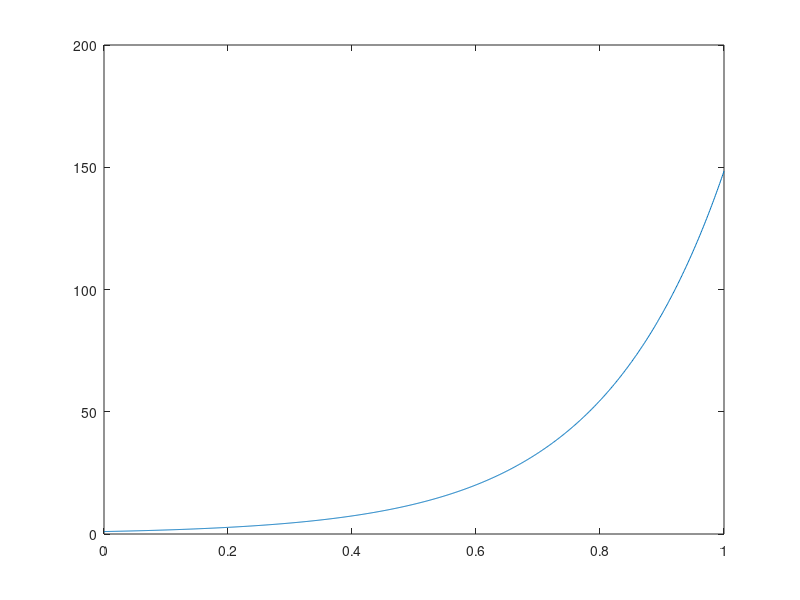
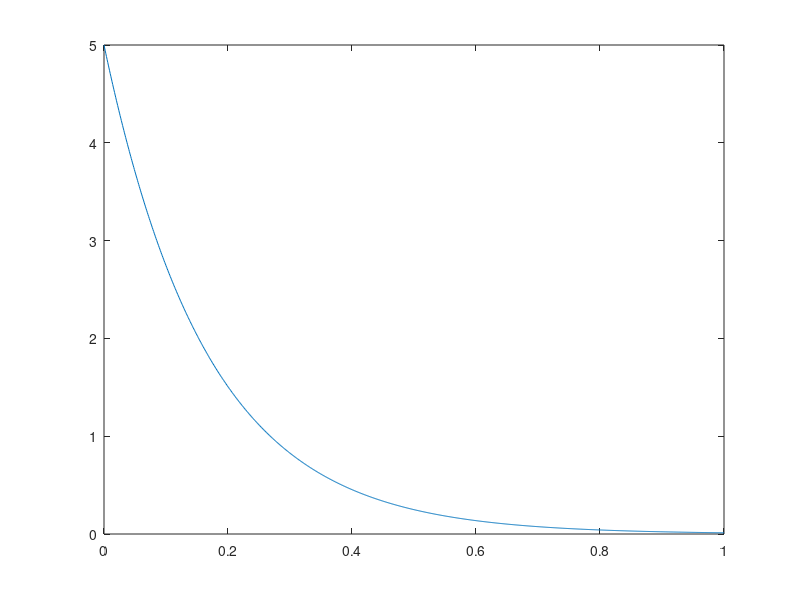
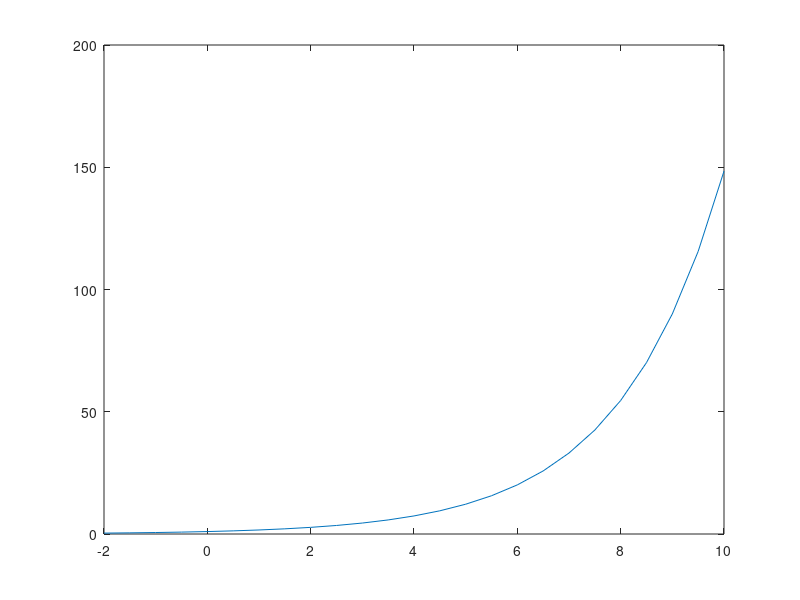
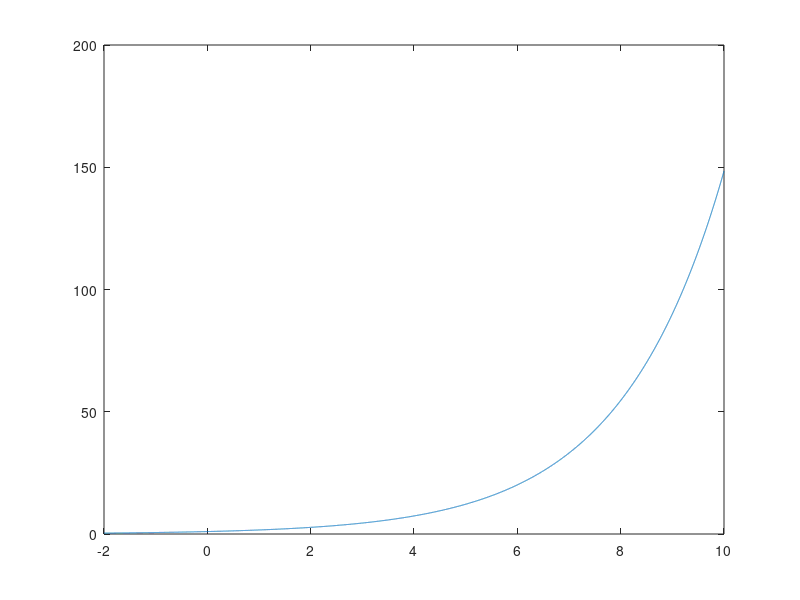

Recreate these plots in MATLAB, in order.
% Growing exponential
B = 1;
a = 5;
t = 0:0.001:1;
x = B *exp(a*t);
plot(t, x);

% Decaying exponential
B = 5;
a = 6;
t = 0:0.001:1;
x = B*exp(-a*t);
figure, plot(t, x);


% plot y = e^(x/2) for x values in range -2 to 10
X = -2:0.5:10;
Y = exp(X/2);
figure, plot(X,Y);


% plot y = e^(x/2) for x values in range -2 to 10 but very smooth
X = -2:0.001:10;
Y = exp(X/2);
figure, plot(X,Y);


% discrete representation of exponential
B = 1;
r = 0.85;
n = -10:10;
x = B * r.^n;
figure, stem(n, x);



% sine and cosine waves
x = -pi:0.01:pi;
figure, plot(x, cos(x));
% plot(x/pi, cos(x));
grid on;
title('Cosine wave');

x = -pi:0.01:pi;
figure, plot(x, sin(x));
grid on;
title('Sine wave');



% sind - result in degrees


% Exponentially damped sinusoidal signals
A = 60;
W0 = 20*pi;
phi = 0;
a = 6;
t = 0:0.001:1;
expsine = A * sin(W0 * t + phi).*exp(-a*t);  % .*exp(a*t)  - for growing
figure, plot(t, expsine);
title('Exponentially damped sinusoidal wave')